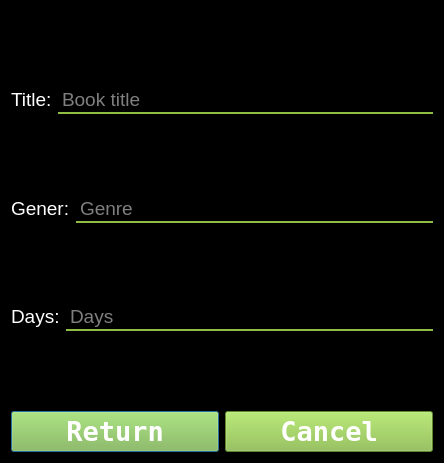
<?xml version="1.0" encoding="UTF-8"?>
<ui version="4.0">
 <class>Dialog</class>
 <widget class="QDialog" name="Dialog">
  <property name="geometry">
   <rect>
    <x>0</x>
    <y>0</y>
    <width>444</width>
    <height>463</height>
   </rect>
  </property>
  <property name="minimumSize">
   <size>
    <width>444</width>
    <height>463</height>
   </size>
  </property>
  <property name="maximumSize">
   <size>
    <width>444</width>
    <height>463</height>
   </size>
  </property>
  <property name="windowTitle">
   <string>ReturnBook</string>
  </property>
  <property name="styleSheet">
   <string notr="true">background-color: rgb(0, 0, 0);</string>
  </property>
  <layout class="QVBoxLayout" name="verticalLayout">
   <item>
    <spacer name="verticalSpacer_9">
     <property name="orientation">
      <enum>Qt::Vertical</enum>
     </property>
     <property name="sizeHint" stdset="0">
      <size>
       <width>20</width>
       <height>68</height>
      </size>
     </property>
    </spacer>
   </item>
   <item>
    <layout class="QHBoxLayout" name="horizontalLayout_3">
     <item>
      <widget class="QLabel" name="label_2">
       <property name="font">
        <font>
         <pointsize>14</pointsize>
        </font>
       </property>
       <property name="styleSheet">
        <string notr="true">color: rgb(255, 255, 255);</string>
       </property>
       <property name="text">
        <string>Title:</string>
       </property>
      </widget>
     </item>
     <item>
      <widget class="QLineEdit" name="titleTxt">
       <property name="enabled">
        <bool>false</bool>
       </property>
       <property name="font">
        <font>
         <pointsize>14</pointsize>
        </font>
       </property>
       <property name="styleSheet">
        <string notr="true">color: rgb(255, 255, 255);
border: 2px solid rgba(0,0,0,0);
border-bottom-color: rgb(143, 188, 66);
background-color: rgba(255, 255, 255,0.0);
</string>
       </property>
       <property name="placeholderText">
        <string>Book title</string>
       </property>
      </widget>
     </item>
    </layout>
   </item>
   <item>
    <spacer name="verticalSpacer_2">
     <property name="orientation">
      <enum>Qt::Vertical</enum>
     </property>
     <property name="sizeHint" stdset="0">
      <size>
       <width>20</width>
       <height>69</height>
      </size>
     </property>
    </spacer>
   </item>
   <item>
    <layout class="QHBoxLayout" name="horizontalLayout_6">
     <item>
      <widget class="QLabel" name="label_3">
       <property name="font">
        <font>
         <pointsize>14</pointsize>
        </font>
       </property>
       <property name="styleSheet">
        <string notr="true">color: rgb(255, 255, 255);
background:transparent;</string>
       </property>
       <property name="text">
        <string>Gener:</string>
       </property>
      </widget>
     </item>
     <item>
      <widget class="QLineEdit" name="genreTxt">
       <property name="enabled">
        <bool>false</bool>
       </property>
       <property name="font">
        <font>
         <pointsize>14</pointsize>
        </font>
       </property>
       <property name="styleSheet">
        <string notr="true">color: rgb(255, 255, 255);
border: 2px solid rgba(0,0,0,0);
border-bottom-color: rgb(143, 188, 66);
background-color: rgba(255, 255, 255,0.0);
</string>
       </property>
       <property name="placeholderText">
        <string>Genre</string>
       </property>
      </widget>
     </item>
    </layout>
   </item>
   <item>
    <spacer name="verticalSpacer_3">
     <property name="orientation">
      <enum>Qt::Vertical</enum>
     </property>
     <property name="sizeHint" stdset="0">
      <size>
       <width>20</width>
       <height>68</height>
      </size>
     </property>
    </spacer>
   </item>
   <item>
    <layout class="QHBoxLayout" name="horizontalLayout_5">
     <item>
      <widget class="QLabel" name="label_4">
       <property name="font">
        <font>
         <pointsize>14</pointsize>
        </font>
       </property>
       <property name="styleSheet">
        <string notr="true">color: rgb(255, 255, 255);</string>
       </property>
       <property name="text">
        <string>Days:</string>
       </property>
      </widget>
     </item>
     <item>
      <widget class="QLineEdit" name="daysTxt">
       <property name="enabled">
        <bool>false</bool>
       </property>
       <property name="font">
        <font>
         <pointsize>14</pointsize>
        </font>
       </property>
       <property name="styleSheet">
        <string notr="true">color: rgb(255, 255, 255);
border: 2px solid rgba(0,0,0,0);
border-bottom-color: rgb(143, 188, 66);
background-color: rgba(255, 255, 255,0.0);
</string>
       </property>
       <property name="placeholderText">
        <string>Days</string>
       </property>
      </widget>
     </item>
    </layout>
   </item>
   <item>
    <spacer name="verticalSpacer_4">
     <property name="orientation">
      <enum>Qt::Vertical</enum>
     </property>
     <property name="sizeHint" stdset="0">
      <size>
       <width>20</width>
       <height>68</height>
      </size>
     </property>
    </spacer>
   </item>
   <item>
    <layout class="QHBoxLayout" name="horizontalLayout_2">
     <item>
      <widget class="QPushButton" name="issueBook">
       <property name="font">
        <font>
         <family>NSimSun</family>
         <pointsize>20</pointsize>
         <weight>75</weight>
         <bold>true</bold>
        </font>
       </property>
       <property name="styleSheet">
        <string notr="true">
QPushButton:hover{
background-color:rgb(119, 156, 55);
color: rgb(255,255,255);
}

QPushButton{
background-color:rgb(134,188,66);
color:rgb(255,255,255);

}</string>
       </property>
       <property name="text">
        <string>Return</string>
       </property>
      </widget>
     </item>
     <item>
      <widget class="QPushButton" name="cancelBtn">
       <property name="font">
        <font>
         <family>NSimSun</family>
         <pointsize>20</pointsize>
         <weight>75</weight>
         <bold>true</bold>
        </font>
       </property>
       <property name="styleSheet">
        <string notr="true">
QPushButton:hover{
background-color:rgb(119, 156, 55);
color: rgb(255,255,255);
}

QPushButton{
background-color:rgb(134,188,66);
color:rgb(255,255,255);

}</string>
       </property>
       <property name="text">
        <string>Cancel</string>
       </property>
      </widget>
     </item>
    </layout>
   </item>
  </layout>
 </widget>
 <resources/>
 <connections/>
</ui>
